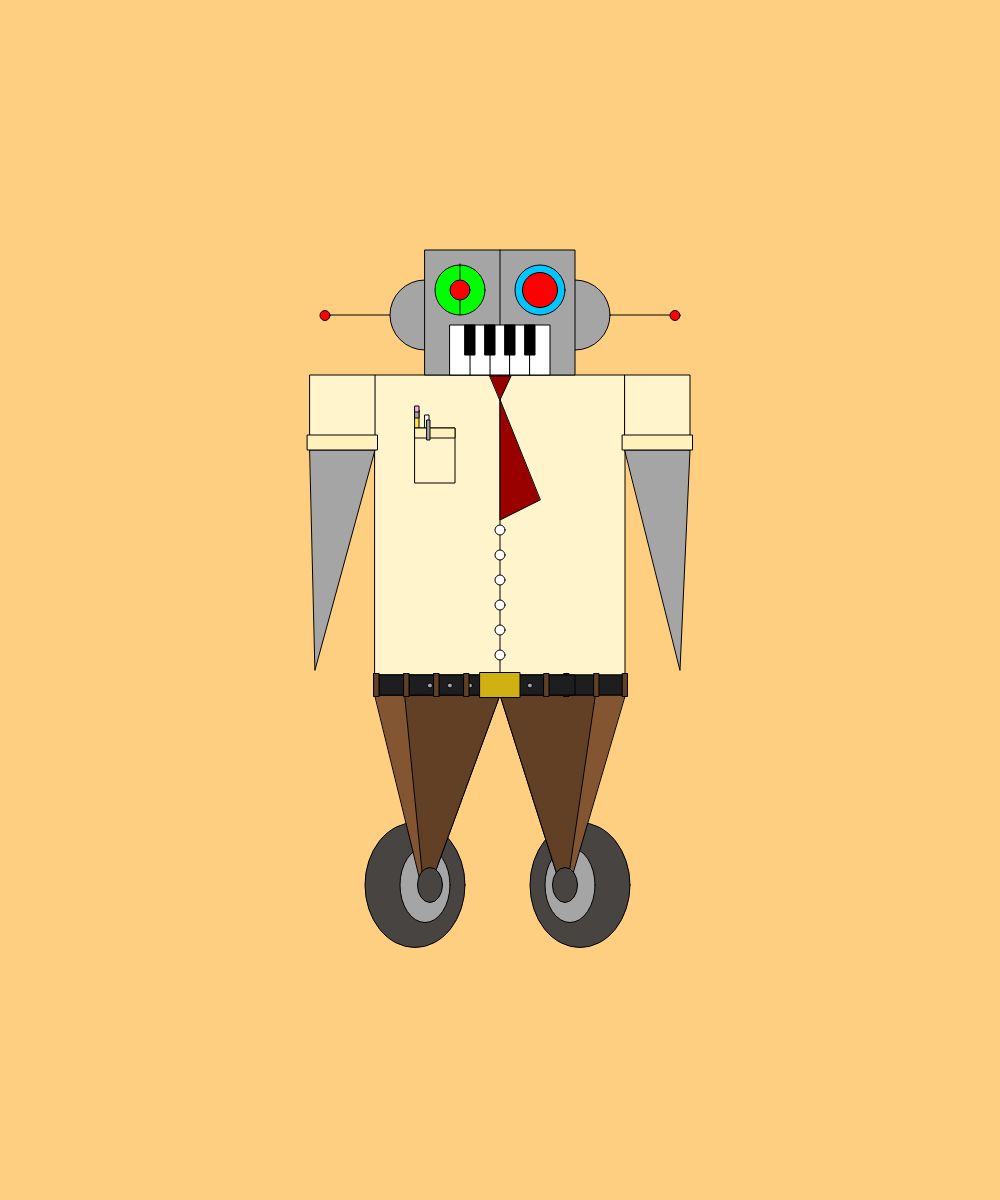
Frame 1 (no input)
Frame 60 (no input): identical to frame 1, image omitted
Frame 120 (the mouse pressed at the canvas centre since frame 60): identical to frame 1, image omitted

The p5.js sketch that drew this single still picture (run headless with seeded random() and noise() and a simulated clock; from frame 60 on, the mouse is pressed at the canvas centre):

// p5.js sketch
// ── sketch.js
function setup() {
  createCanvas(1000, 1200);
}

function draw() {
  background(255, 207, 129);
  
  //Body
  
  
  fill(255, 244, 204);
  rect(375, 375, 250, 300);
  

  
  //Arm Left
  fill(165, 165, 165);
  triangle(310, 450, 375, 450, 315, 670)
  //Arm Right
  fill(165, 165, 165);
  triangle(625, 450, 690, 450, 680, 670)
  
  
  //Left Sleeve
  fill(255, 244, 204);
  rect(310, 375, 65, 65);
  fill(255, 241, 188);
  rect(307.5, 435, 70, 15);
  //Right Sleeve
  fill(255, 244, 204);
  rect(625, 375, 65, 65);
  fill(255, 241, 188);
  rect(622.5, 435, 70, 15);
  
  //Pencil
  fill(255, 234, 57);
  rect(415, 410, 4, 30);
  //Metal Top of Pencil
  fill(165, 165, 165);
  rect(415, 410, 4, 8);
  //Eraser
  fill(248, 173, 239);
  rect(415, 406, 4, 6);
  
   //Pen
   fill(255, 255, 255);
  rect(425, 415, 4, 30);
  
  
  
  //Shirtpocket
  fill(255, 244, 204);
  rect(415, 428, 40, 55);
  fill(255, 241, 188);
  rect(415, 428, 40, 10);
  
 
  //Pen Clip
  
  fill(165, 165, 165);
  rect(427, 420, 3, 20);
  
  
  //Head
  //(X PLacement, Y placement, W, H)
  fill(165, 165, 165);
  
  //Antennae
  line(325, 315, 675, 315);
  fill(255, 0, 0);
  ellipse(325, 315.5, 10, 10);
  ellipse(675, 315.5, 10, 10);
  
  //Ears
  fill(165, 165, 165);
  ellipse(425, 315, 70, 70);
  ellipse(575, 315, 70, 70);
  
  rect(425, 250, 150, 125);
  line(500, 675, 500, 250);
  
  
  
  //Eyes
  fill(0, 255, 0);
  ellipse(460, 290, 50, 50);
  fill(0, 198, 255);
  ellipse(540, 290, 50, 50);
  line(460, 314, 460, 264);
  //Pupils
  fill(255, 0, 0);
  ellipse(460, 290, 20, 20);
  ellipse(540, 290, 35, 35);
  
  
  
  
  //Teeth
  fill(255, 255, 255);
  rect(490, 325, 20, 50)
  rect(510, 325, 20, 50)
  rect(530, 325, 20, 50)
  rect(470, 325, 20, 50)
  rect(450, 325, 20, 50)
  //Black Teeth
  fill(0, 0, 0);
  rect(465, 325, 10, 30)
  rect(485, 325, 10, 30)
  rect(505, 325, 10, 30)
  rect(525, 325, 10, 30)
  
  //Tie
  fill(153, 1, 1);
  triangle(490, 376, 511, 376, 500, 400)
  triangle(540, 500, 500, 520, 500, 400)
  
  //Buttons
  fill(255, 255, 255);
  ellipse(500, 530, 10, 10);
  ellipse(500, 555, 10, 10);
  ellipse(500, 580, 10, 10);
  ellipse(500, 605, 10, 10);
  ellipse(500, 630, 10, 10);
  ellipse(500, 655, 10, 10);
  
  //Wheel Right
  fill(71, 68, 66);
  ellipse(580, 885, 100, 125);
  fill(165, 165, 165);
  ellipse(570, 885, 50, 75);
  
  //Wheel Left
  fill(71, 68, 66);
  ellipse(415, 885, 100, 125);
  fill(165, 165, 165);
  ellipse(425, 885, 50, 75);
  
  
  //Pants Right
  fill(131, 86, 49);
  triangle(625, 695, 500, 695, 565, 900);
  fill(98, 64, 37);
  triangle(595, 695, 500, 695, 565, 900);
  //Wheel Bolt
  fill(71, 68, 66);
  ellipse(565, 885, 25, 35);
  
  //Pants Left
  fill(131, 86, 49);
  triangle(375, 695, 500, 695, 425, 900);
  fill(98, 64, 37);
  triangle(405, 695, 500, 695, 425, 900);
  //Wheel Bolt
  fill(71, 68, 66);
  ellipse(430, 885, 25, 35);
  
  
  
  
  //Belt
  fill(30, 30, 30);
  rect(375, 675, 250, 20);
  rect(564, 673.5, 5, 23);
  rect(375, 675, 200, 20);
  
  //Belt holes
  fill(165, 165, 165);
  ellipse(530, 685.5, 5, 5);
  ellipse(470, 685.5, 5, 5);
  ellipse(450, 685.5, 5, 5);
  ellipse(430, 685.5, 5, 5);
  
  //Belt Loops
  fill(98, 64, 37);
  rect(374, 673.5, 5, 23);
  rect(404, 673.5, 5, 23);
  rect(434, 673.5, 5, 23);
  rect(464, 673.5, 5, 23);
  //Belt Loops
  fill(98, 64, 37);
  rect(374, 673.5, 5, 23);
  rect(404, 673.5, 5, 23);
  rect(434, 673.5, 5, 23);
  rect(544, 673.5, 5, 23);
  rect(594, 673.5, 5, 23);
  rect(622.5, 673.5, 5, 23);
  
  //Belt Buckle
  fill(207, 178, 17);
  rect(480, 672.5, 40, 25);
  
  
  
  
}
